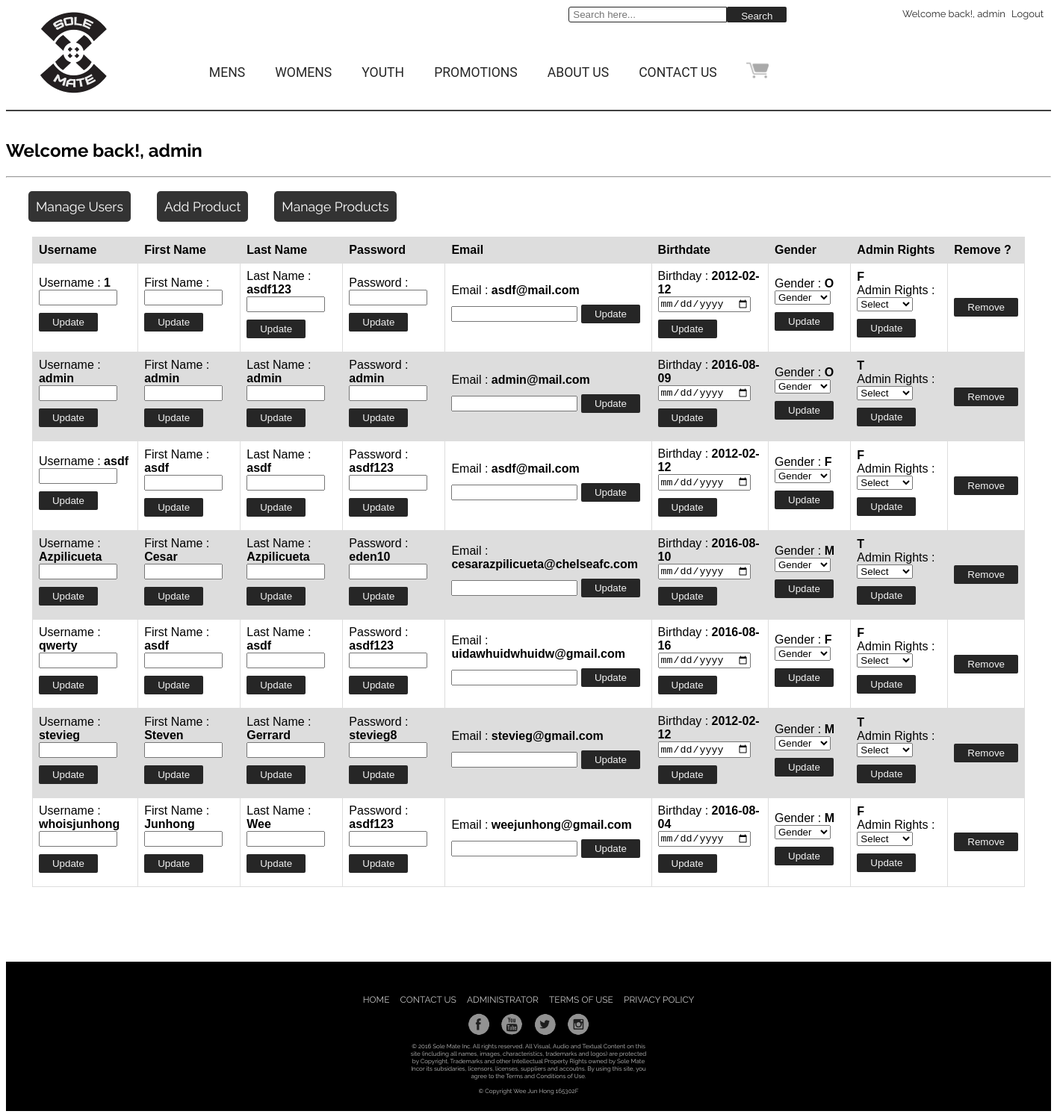
/admin/manage_users.php (signed in), run on the app's committed database.
### tables this page shows
CREATE TABLE IF NOT EXISTS `user_details` (
  `firstname` varchar(255) NOT NULL,
  `lastname` varchar(255) NOT NULL,
  `username` varchar(255) NOT NULL,
  `password` varchar(255) NOT NULL,
  `email` varchar(255) NOT NULL,
  `gender` enum('M','F','O') NOT NULL,
  `dob` date NOT NULL,
  `profile_picture` varchar(255) NOT NULL,
  `adminRights` enum('T','F') DEFAULT 'F',
  PRIMARY KEY (`username`)
);

### admin/manage_users.php (the view, shortened to what this page needs)
<?php
	if(!isset($_SESSION['MM_Username']))
	{
		header('Location:../login_register/login_register.php');
		$logStatus = "Login / Register";
		$logStatusLink = '../login_register/login_register.php';
		$adminStatus = "";
		$adminStatus = "";
	}
	else
	{
		$username = $_SESSION['MM_Username'];
		$profileLink = '../myaccount.php';
		$logUser = "Welcome back!, $username";
		$logStatus = "Logout";
		$logStatusLink = '../logout.php';
	}
?>
<?php
	$conn = mysqli_connect("localhost", "root", "","shoedb");
	$admin = "SELECT * FROM user_details WHERE username = '$username'";
	$search_result = mysqli_query($conn, $admin) or die (mysqli_error($conn));
	$row = mysqli_fetch_assoc($search_result);
	$admin = $row['adminRights'];
	if($admin == 'T')
		{
			$adminStatus = "ADMINISTRATOR";
			$adminStatusLink = '../admin.php';
		}
		else {
			header('location: ../index.php?status=notAdmin');
		}
?>
<!DOCTYPE html>
<html lang="en">
<head>
    <link rel="stylesheet" type="text/css" href="../css/navigation/navbar.css">
    <link rel="stylesheet" type="text/css" href="../css/navigation/meanmenu.css">
    <link rel="stylesheet" type="text/css" href="../css/footer/footer.css">
	<link rel="stylesheet" type="text/css" href="../css/admin/manage_users.css">
</head>
<body>
    <header>
        <div id="login-btn">
            <a href="<?php echo $profileLink ?>"><?php echo $logUser ?></a>&nbsp;
            <a href="<?php echo $logStatusLink?>"><?php echo $logStatus ?></a>
            <form action="../search_action.php" method="post" class="searchbar cf">
                <input type="text"  name="search" placeholder="Search here...">
                <button type="submit">Search</button>
            </form>
        </div>
        <div id="main-logo">
            <a href="../index.php">
                <img alt="image" class="logo" src="../images/logos/main/logo.png">
            </a>
        </div>
        <nav>
            <ul class="main-nav">
                <li>
                    <a href="../products.php?gender=M">MENS</a>
                </li>
                <li>
                    <a href="../products.php?gender=F">WOMENS</a>
                </li>
				<li>
					<a href="../products.php?gender=Y">YOUTH</a>
                <li>
                <li>
                    <a href="../products.php?promoStatus=T">PROMOTIONS</a>
				</li>
                <li><a href="../about.php">ABOUT US</a></li>
                <li><a href="../contact.php">CONTACT US</a></li>
                <li><a href="../cart/cart.php"  id="cartnone">&nbsp;<img src="../images/logos/main/cart.png" alt="image" class="cartbox"></a></li>
            </ul>
            <div id="line"></div>
        </nav>
    </header>
			<section id="adminPage" class="hidden">
							<br>
						<h1><?php echo $logUser ?></h1>
							<hr>
							<div id="content">
					<table id="adminTable">
					<tr>
						<div class="header">
							<a href="manage_users.php"> Manage Users </a>
							<a href="addproduct.php"> Add Product </a>
							<a href="manage_products.php"> Manage Products </a>
						</div>
					</tr>
						<th> Username </th>
						<th> First Name </th>
						<th> Last Name </th>
						<th> Password </th>
						<th> Email </th>
						<th> Birthdate </th>
						<th> Gender </th>
						<th> Admin Rights </th>
						<th> Remove ? </th>
					<?php
						$sql = "SELECT * FROM user_details";
						$result_set = mysqli_query($conn, $sql);
						while($row = mysqli_fetch_assoc($result_set))
						{
					?>
					<tr>
					<td>
					<form action="updateUsers_action.php?col=username" method="post">
							Username : <b><?php echo $row['username']; ?></b><br>
							<input type="text" size="10" name="username">
							<button type="submit" class="updateButton">Update</button>
						 </form>
						</td>
						<td>
						<form action="updateUsers_action.php?col=firstname" method="post">
							First Name : <b><?php echo $row['firstname']; ?></b><br>
							<input type="text" size="10" name="firstname">
							<button type="submit" class="updateButton">Update</button>
						 </form>
						</td>
						<td>
						<form action="updateUsers_action.php?col=lastname" method="post">
							Last Name : <b><?php echo $row['lastname']; ?></b><br>
							<input type="text" size="10" name="lastname">
							<button type="submit" class="updateButton">Update</button>
						 </form>
						</td>
						<td>
						<form action="updateUsers_action.php?col=password" method="post">
							Password : <b><?php echo $row['password']; ?></b><br>
							<input type="text" size="10" name="password">
							<button type="submit" class="updateButton">Update</button>
						 </form>
						 </td>
						 <td>
						<form action="updateUsers_action.php?col=email" method="post">
							Email : <b><?php echo $row['email']; ?></b><br>
							<input type="text" size="18" name="email">
							<button type="submit" class="updateButton">Update</button>
						 </form>
						  </td>
						<td>
						<form action="updateUsers_action.php?col=dob" method="post">
							Birthday : <b><?php echo $row['dob']; ?></b><br>
							<input type="date" name="dob">
							<button type="submit" class="updateButton">Update</button>
						 </form>
						</td>
						<td>
						<form action="updateUsers_action.php?col=gender" method="post">
							Gender : <b><?php echo $row['gender']; ?></b><br>
							<select name="gender">
								<option hidden selected>Gender</option>
							</select>
							<button type="submit" class="updateButton">Update</button>
						 </form>
						</td>
						<td>
						<form action="updateUsers_action.php?col=adminRights" method="post">
							<b><?php echo $row['adminRights']; ?></b><br>
							Admin Rights :
							<select name="adminRights">
								<option selected hidden>Select</option>
							</select>
							<button type="submit" class="updateButton">Update</button>
						</form>
						</td>
					<td style="align:center">
						<form action="removeUser.php" method="post">
						<button type="submit" class="updateButton">Remove</button>
				   </form>
				   </td>
				</tr>
			  <?php } ?>
			</table>
			</div>
		</section>
    <footer>
        <div id="footerlinks">
            <a href="../index.php">HOME</a>
			<a href="../contact.php">CONTACT US</a>
			<a href="<?php echo $adminStatusLink ?>"><?php echo $adminStatus ?></a>
			<a href="../termsofuse.php">TERMS OF USE</a>
			<a href="../privacypolicy.php">PRIVACY POLICY</a>
        </div>
        <div id="socialmediafooter">
            <a href="https://www.facebook.com/Sole-Mate-Shoes-1126601674057658/?ref=br_rs">
                <img alt="image" class="footerimage" src="../images/socialmedia/footer/facebookfooter.png">
            </a>
            <a href="https://www.youtube.com"><img alt="image" class="footerimage" src="../images/socialmedia/footer/youtubefooter.png">
            </a>
            <a href="https://www.twitter.com"><img alt="image" class="footerimage" src="../images/socialmedia/footer/twitterfooter.png">
            </a>
            <a href="https://www.instagram.com"><img alt="image" class="footerimage" src="../images/socialmedia/footer/instagramfooter.png">
            </a>
        </div>
        <p>
            &copy; 2016 Sole Mate Inc. All rights reserved. All Visual, Audio and Textual Content on this site (including all names, images, characteristics, trademarks and logos) are protected by Copyright, Trademarks and other Intellectual Property Rights owned by Sole Mate Incor its subsidaries, licensors, licenses, suppliers and accoutns. By using this site, you agree to the Terms and Conditions of Use.
            <br>
            <br> &copy; Copyright Wee Jun Hong 165302F
        </p>
    </footer>
</body>
</html>

### css/navigation/navbar.css (style rules this page uses)
body { font-family: font-family: 'Raleway', Helvetica, "Helvetica Neue", Arial, sans-serif; }
@media screen and (min-width: 769px) { #main-logo { display: inline-block; margin-left: 2%; } }
@media screen and (min-width: 769px) { img.logo { width: 25%; } }
@media screen and (min-width: 769px) { #login-btn { float: right; margin-right: 10px; } }
@media screen and (min-width: 769px) { #login-btn a { text-decoration: none; font-size: 13px; color: #262626; text-align: right; } }
@media screen and (min-width: 769px) { .main-nav { position: relative; left: 18%; bottom: 60px; } }
@media screen and (min-width: 769px) { ul { list-style: none; padding: 0; margin: 0; background: #fff; z-index: 99999; } }
@media screen and (min-width: 769px) { ul li { display: block; position: relative; float: left; background-color: #fff; width: auto; z-index: 99999; } }
@media screen and (min-width: 769px) { ul li a { font-family: 'Roboto', sans-serif; display: block; font-weight: 400; font-size: 1.1em; padding: 10px 20px; text-decoration: none; color: #262626; text-align: center; } }
@media screen and (min-width: 769px) { #line { margin-top: -30px; width: auto; background-color: #404040; height: 1.5px; } }
@media screen and (min-width: 769px) { img.cartbox { float: right; position: relative; top: -8px; width: 30px; right: 5px; } }
@media screen and (min-width: 769px) { .cf:before,.cf:after { content: ""; display: table; } }
@media screen and (min-width: 769px) { .cf:after { clear: both; } }
@media screen and (min-width: 769px) { .searchbar { position: absolute; right: 25%; margin-top: -18px; width: 300px; } }
@media screen and (min-width: 769px) { .searchbar input { width: 200px; height: 19px; padding: 0 5px; float: left; border: 0; background: #fff; border: 1px solid #262626; border-radius: 3px 0 0 3px; } }
@media screen and (min-width: 769px) { .searchbar button { overflow: visible; position: relative; float: left; border: 0; padding: 0; cursor: pointer; height: 21px; width: 80px; color: #f3f3f3; background: #262626; border-radius: 0 5px 5px 0; text-shadow: 0 -1px 0 rgba(0,0,0,.3); } }
ul:before,ul:after { content: " "; display: table; }
ul:after { clear: both; }

### css/footer/footer.css (style rules this page uses)
footer { font-family: 'Raleway', Helvetica, "Helvetica Neue", Arial, sans-serif; }
@media only screen and (min-width: 769px) { footer { background-color: #000; height: 200px; width: 100%; margin: 0px auto; text-align: center; } }
@media only screen and (min-width: 769px) { #footerlinks { padding-top: 40px; width: auto; } }
@media only screen and (min-width: 769px) { #footerlinks a { padding: 5px; text-decoration: none; font-size: 12px; color: #c4c4c4; } }
@media only screen and (min-width: 769px) { #socialmediafooter a { text-decoration: none; } }
@media only screen and (min-width: 769px) { img.footerimage { width: 30px; height: 30px; padding: 10px 5px 0 5px; } }
@media only screen and (min-width: 769px) { footer p { padding-top: 5px; color: #c4c4c4; font-size: 8px; width: 320px; margin: 0px auto; } }

### css/admin/manage_users.css (style rules this page uses)
body { font-family: 'Raleway', Helvetica, "Helvetica Neue", Arial, sans-serif; }
@media screen and (min-width: 769px) { section { padding-bottom: 100px; } }
@media screen and (min-width: 769px) { table { display: block; margin: 0px auto; font-family: arial, sans-serif; border-collapse: collapse; width: 95%; } }
@media screen and (min-width: 769px) { td, th { border: 1px solid #dddddd; text-align: left; padding: 8px; } }
@media screen and (min-width: 769px) { tr:nth-child(even) { background-color: #dddddd; } }
@media screen and (min-width: 769px) { .header a { width: auto; background-color: #333333; float: left; text-decoration: none; color: #fff; padding: 10px 10px; margin: 10px 5px 20px 30px; font-size: 1.1em; border-radius: 5px; } }
@media screen and (min-width: 769px) { select { width: 75px; } }
@media screen and (min-width: 769px) { .updateButton { margin: 10px 0; } }
@media screen and (min-width: 769px) { button[type=submit] { padding: 5px 18px; background-color: #262626 ; border: 0 none; cursor: pointer; -webkit-border-radius: 5px; border-radius: 2px; color: #f2f2f2; } }

### data on the page
user_details: username "1", lastname "asdf123", email "asdf@mail.com", dob "2012-02-12", gender "O", adminRights "F"
user_details: username "admin", firstname "admin", lastname "admin", password "admin", email "admin@mail.com", dob "2016-08-09", gender "O", adminRights "T", adminRights "ADMINISTRATOR"
user_details: username "asdf", firstname "asdf", lastname "asdf", password "asdf123", email "asdf@mail.com", dob "2012-02-12", gender "F", adminRights "F"
user_details: username "Azpilicueta", firstname "Cesar", lastname "Azpilicueta", password "eden10", email "cesarazpilicueta@chelseafc.com", dob "2016-08-10", gender "M", adminRights "T"
user_details: username "qwerty", firstname "asdf", lastname "asdf", password "asdf123", email "uidawhuidwhuidw@gmail.com", dob "2016-08-16", gender "F", adminRights "F"
user_details: username "stevieg", firstname "Steven", lastname "Gerrard", password "stevieg8", email "stevieg@gmail.com", dob "2012-02-12", gender "M", adminRights "T"
user_details: username "whoisjunhong", firstname "Junhong", lastname "Wee", password "asdf123", email "weejunhong@gmail.com", dob "2016-08-04", gender "M", adminRights "F"

### other printed values
$logUser "Welcome back!, admin"
$logStatus "Logout"
